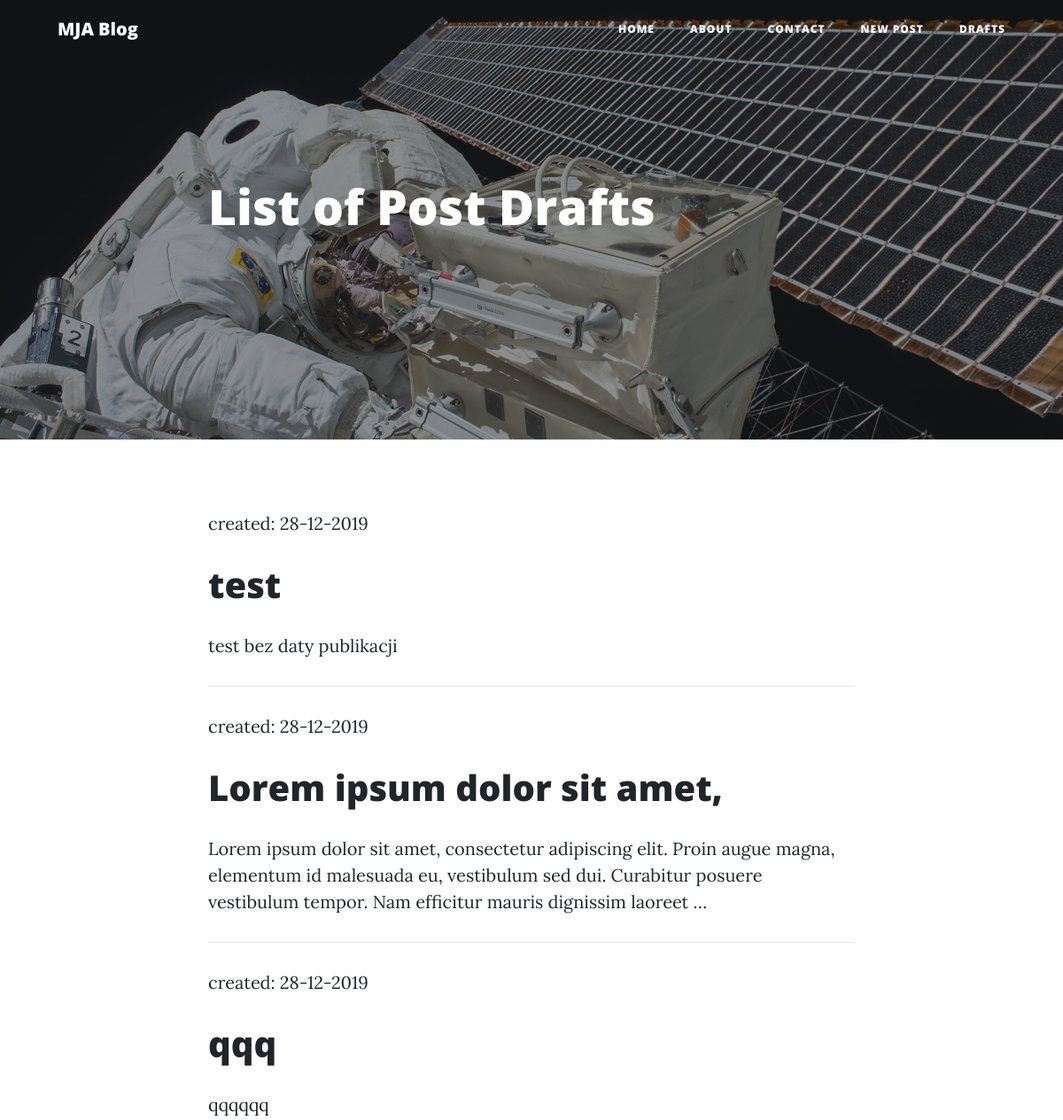
The page /portfolio/blog/drafts/ (signed in, upper part) on the database as committed earlier.
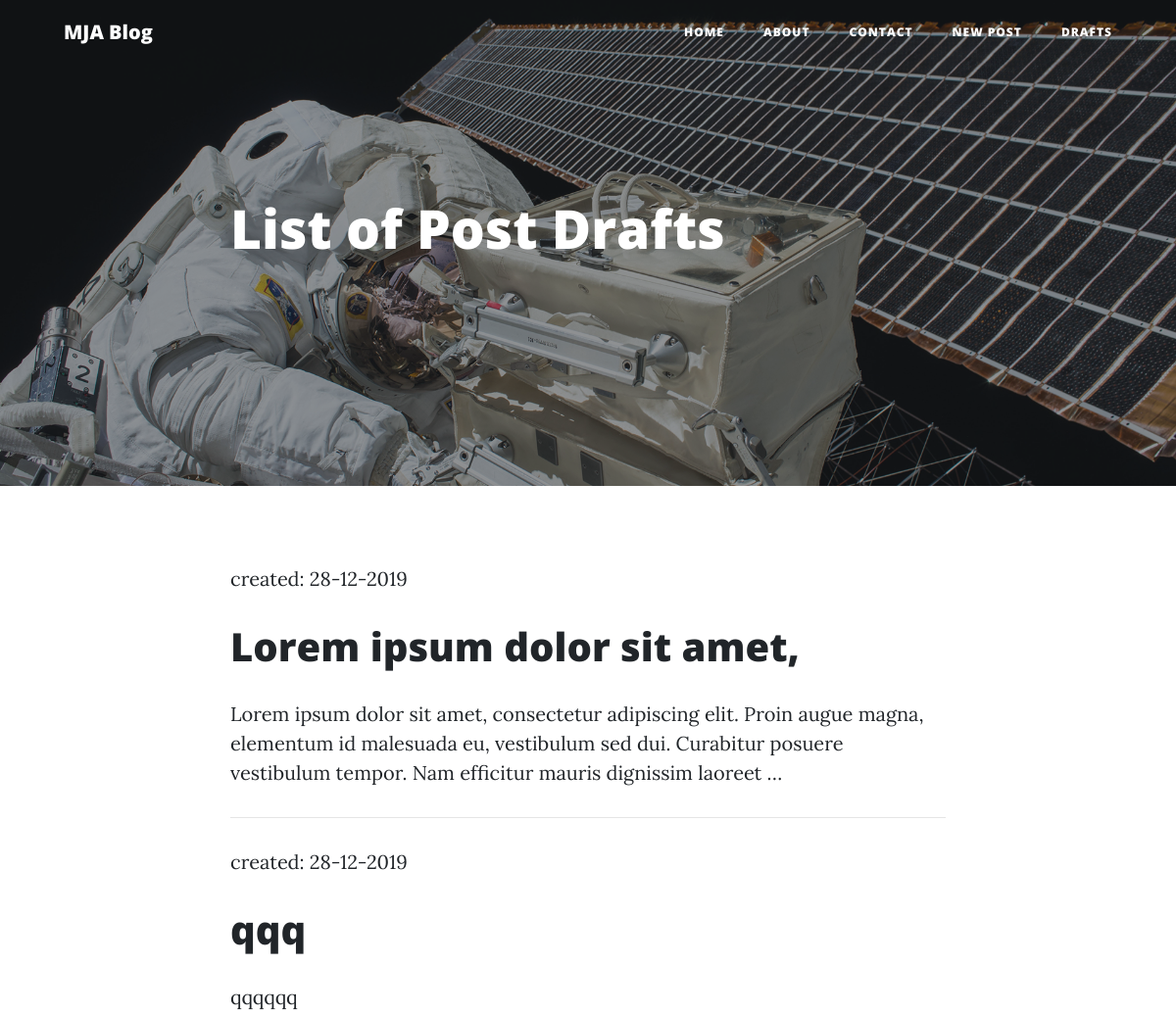
The same page on the database as committed later.
### blog/models.py (models this page shows, shortened)
class Post(models.Model):
    author = models.ForeignKey('auth.User', on_delete=models.CASCADE)
    title = models.CharField(max_length=200)
    text = models.TextField()
    created_date = models.DateTimeField(
            default=timezone.now)
    published_date = models.DateTimeField(
            blank=True, null=True)

### blog/views.py (the view)
# urls.py: path('drafts/', views.post_draft_list, name='post_draft_list'),
@login_required
def post_draft_list(request):
    posts = Post.objects.filter(published_date__isnull=True).order_by('created_date')
    return render(request, 'blog/post_draft_list.html', {'posts': posts})

### blog/templates/blog/post_draft_list.html (shortened to what this page needs)
{% load static %}
<!DOCTYPE html>
<html lang="en">
<head>
  <link href="{% static 'vendor/bootstrap/css/bootstrap.min.css' %}" rel="stylesheet">
  <link href="vendor/fontawesome-free/css/all.min.css" rel="stylesheet" type="text/css">
  <link href="{% static 'css/clean-blog.min.css' %}" rel="stylesheet">
</head>
<body>
  <nav class="navbar navbar-expand-lg navbar-light fixed-top" id="mainNav">
    <div class="container">
      <a class="navbar-brand" href="{% url 'index' %}">MJA Blog</a>
      <div class="collapse navbar-collapse" id="navbarResponsive">
        <ul class="navbar-nav ml-auto">
          <li class="nav-item">
            <a class="nav-link" href="#">Home</a>
          </li>
          <li class="nav-item">
            <a class="nav-link" href="{% url 'about' %}">About</a>
          </li>
          <li class="nav-item">
            <a class="nav-link" href="{% url 'contact' %}">Contact</a>
          </li>
          {% if user.is_authenticated %}
          <li class="nav-item">
            <a class="nav-link" href="{% url 'post_new' %}">New Post</a>
          </li>
          {% endif %}
          {% if user.is_authenticated %}
          <li class="nav-item">
            <a class="nav-link" href="{% url 'post_draft_list' %}">Drafts</a>
          </li>
          {% endif %}
      </div>
    </div>
  </nav>
  {% block content %}
  <header class="masthead" style="background-image: url({% static 'img/post-bg.jpg' %})">
    <div class="overlay"></div>
    <div class="container">
      <div class="row">
        <div class="col-lg-8 col-md-10 mx-auto">
          <div class="post-heading">
            <h1>List of Post Drafts</h1>
          </div>
        </div>
      </div>
    </div>
  </header>
  <article>
    <div class="container">
      <div class="row">
        <div class="col-lg-8 col-md-10 mx-auto">
          {% for post in posts %}
          <div class="post-preview">
            <p class="date">created: {{ post.created_date|date:'d-m-Y' }}</p>
            <h1><a href="{% url 'post_detail' pk=post.pk %}">{{ post.title }}</a></h1>
            <p>{{ post.text|truncatechars:200 }}</p>
          <hr>
          </div>
          {% endfor %}
        </div>
      </div>
    </div>
  </article>
  {% endblock %}
</body>
</html>

Rows that differ between the two databases and show on the page:
no longer on this page (row edited): Post: created_date "28-12-2019", title "test", text "test bez daty publikacji"
